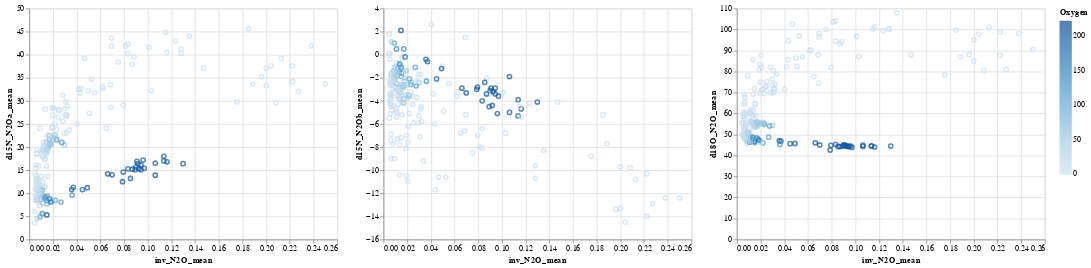

The code cell stored with this chart in its notebook:
### Code cell
import altair as alt

interval = alt.selection_interval()

invN2O_base = alt.Chart(filtered_df).mark_point().encode(
  x='inv_N2O_mean',
  color=alt.condition(interval, 'Oxygen', alt.value('lightgray'))
).properties(
  selection=interval
)

#alt.vconcat(
(invN2O_base.encode(y='d15N_N2Oa_mean')
| invN2O_base.encode(y='d15N_N2Ob_mean')
| invN2O_base.encode(y='d18O_N2O_mean')
)

### Figure 1 — Vega-Lite specification as saved in the notebook (floating-point values rounded to 4 significant figures; data arrays with more than 128 entries replaced by an {"elided": "..."} marker saying what was removed)
{"config": {"view": {"continuousWidth": 400, "continuousHeight": 300}}, "hconcat": [{"mark": "point", "encoding": {"color": {"condition": {"type": "quantitative", "field": "Oxygen", "selection": "selector037"}, "value": "lightgray"}, "x": {"type": "quantitative", "field": "inv_N2O_mean"}, "y": {"type": "quantitative", "field": "d15N_N2Oa_mean"}}, "selection": {"selector037": {"type": "interval"}}}, {"mark": "point", "encoding": {"color": {"condition": {"type": "quantitative", "field": "Oxygen", "selection": "selector037"}, "value": "lightgray"}, "x": {"type": "quantitative", "field": "inv_N2O_mean"}, "y": {"type": "quantitative", "field": "d15N_N2Ob_mean"}}, "selection": {"selector037": {"type": "interval"}}}, {"mark": "point", "encoding": {"color": {"condition": {"type": "quantitative", "field": "Oxygen", "selection": "selector037"}, "value": "lightgray"}, "x": {"type": "quantitative", "field": "inv_N2O_mean"}, "y": {"type": "quantitative", "field": "d18O_N2O_mean"}}, "selection": {"selector037": {"type": "interval"}}}], "data": {"name": "data-2dce37df13fbdcf2c593064aac4b409c"}, "$schema": "https://vega.github.io/schema/vega-lite/v4.8.1.json", "datasets": {"data-2dce37df13fbdcf2c593064aac4b409c": {"elided": "218 records"}}}
